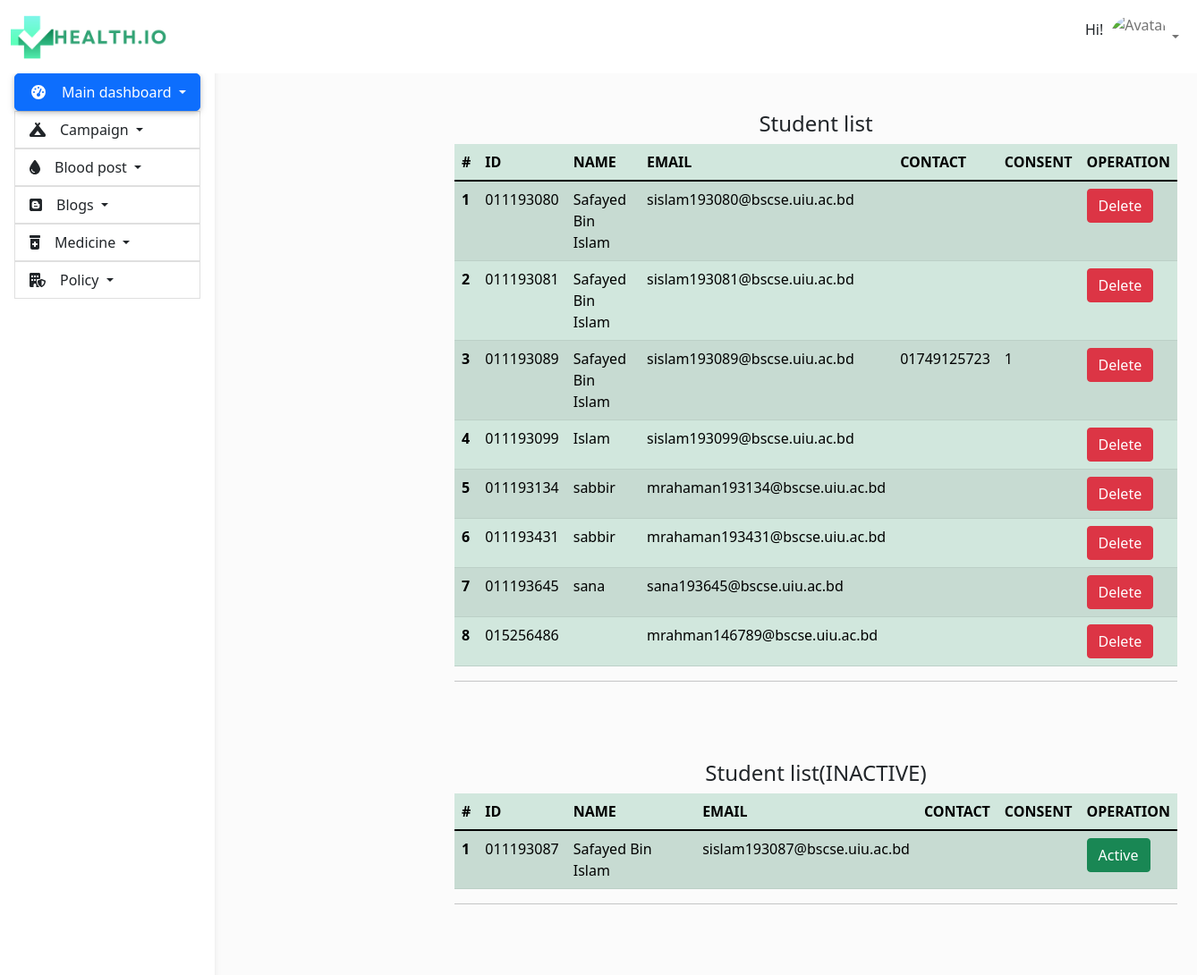
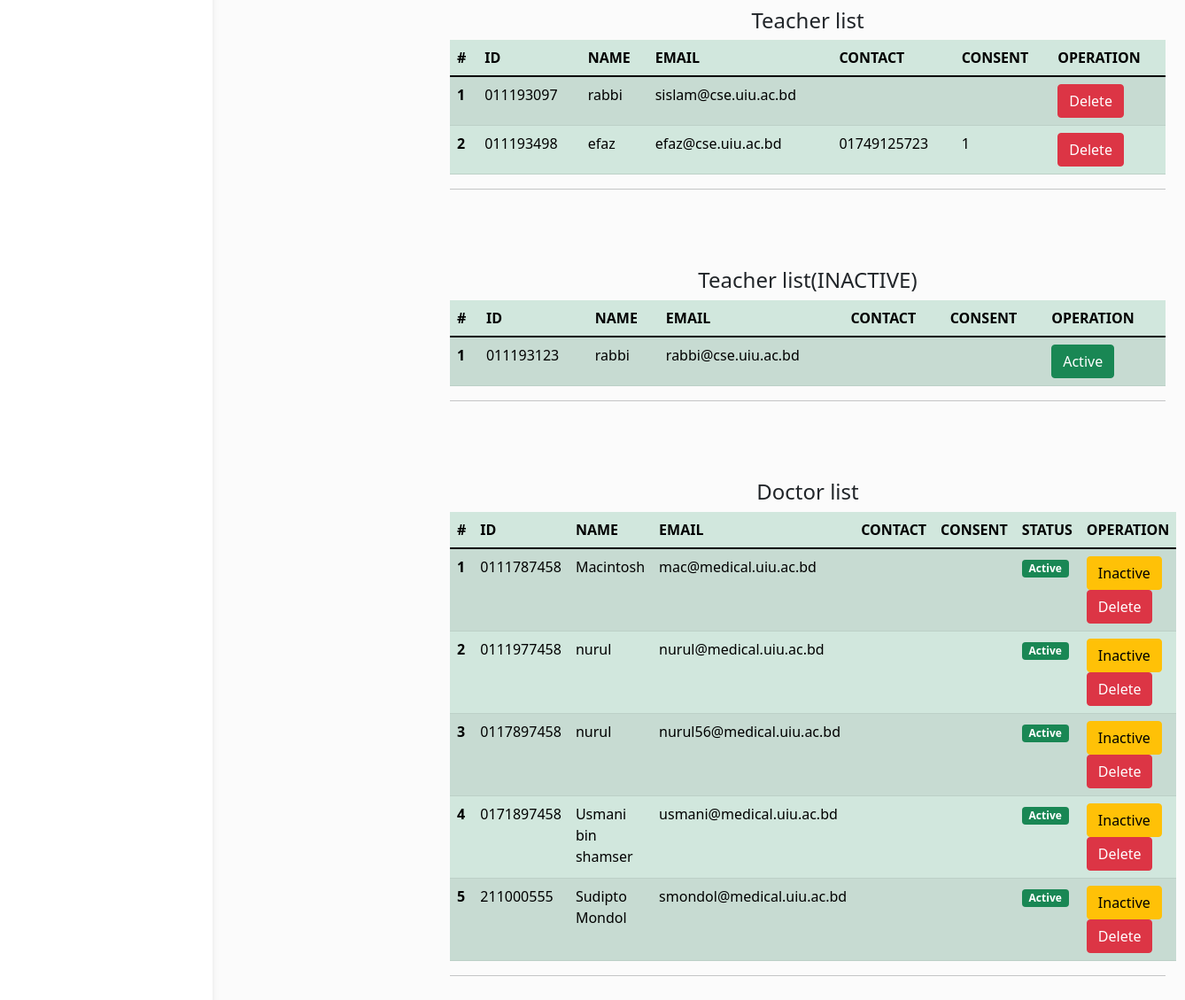
The app's page /admin_backend/admin_dashboard.php with its own data (2 pictures, top to bottom).
### tables this page shows
CREATE TABLE `user` (
  `id` varchar(255) NOT NULL,
  `name` varchar(255) NOT NULL,
  `email` varchar(255) NOT NULL,
  `password` varchar(255) NOT NULL,
  `contact` varchar(255) NOT NULL,
  `user_role` varchar(255) NOT NULL,
  `consent` int(1) UNSIGNED DEFAULT NULL COMMENT '0= no 1= consent',
  `status` int(1) UNSIGNED DEFAULT 1 COMMENT '0= inactive 1= active',
  `image_id` varchar(255) DEFAULT NULL
);

### db_connect.php (called while the page is built, shortened)
<?php
$db = new mysqli(servername,  username, password, Database);
    function Query($statement){
        global $db;
        $result=mysqli_query($db ,  $statement);
        return $result;
        }
?>

### admin_backend/admin_dashboard.php (the view, shortened to what this page needs)
<?php
include "admin_header.php";
?>
<main>
  <div class="container pt-4">
  <table class="table table-success table-striped">
    <h4 class="text-center"> Student list </h4>
  <thead>
    <tr>
      <th scope="col">#</th>
      <th scope="col">ID</th>
      <th scope="col">NAME</th>
      <th scope="col">EMAIL</th>
      <th scope="col">CONTACT</th>
      <th scope="col">CONSENT</th>
      <th scope="col">OPERATION</th>
    </tr>
  </thead>
  <tbody>
 <?php
  $stat="SELECT * FROM user WHERE user_role = 'student' AND status= 1";
  $result=Query($stat);
 foreach($result as $key=> $value){
?>
    <tr>
      <th ><?=$key+1?></th>
      <td><?=$value['id']?></td>
      <td><?=$value['name']?></td>
      <td><?=$value['email']?></td>
      <td><?=$value['contact']?></td>
      <td><?=$value['consent']?></td>
      <td><a class="btn btn-danger" href="update.php?id=<?php echo $value['id']?> "> Delete</a></td>
    </tr>
  <?php } ?>
  </tbody>
</table>
<hr>
<br>
<br>
<br>
<table class="table table-success table-striped">
    <h4 class="text-center"> Student list(INACTIVE) </h4>
  <thead>
    <tr>
      <th scope="col">#</th>
      <th scope="col">ID</th>
      <th scope="col">NAME</th>
      <th scope="col">EMAIL</th>
      <th scope="col">CONTACT</th>
      <th scope="col">CONSENT</th>
      <th scope="col">OPERATION</th>
    </tr>
  </thead>
  <tbody>
 <?php
  $stat="SELECT * FROM user WHERE user_role = 'student' AND status= 0";
  $result=Query($stat);
 foreach($result as $key=> $value){
?>
    <tr>
      <th ><?=$key+1?></th>
      <td><?=$value['id']?></td>
      <td><?=$value['name']?></td>
      <td><?=$value['email']?></td>
      <td><?=$value['contact']?></td>
      <td><?=$value['consent']?></td>
      <td><a class="btn btn-success" href="update.php?id=<?php echo $value['id']?>">Active</a></td>
    </tr>
  <?php } ?>
  </tbody>
</table>
<hr>
<br><br><br>
<table class="table table-success table-striped">
    <h4 class="text-center"> Teacher list </h4>
  <thead>
    <tr>
      <th scope="col">#</th>
      <th scope="col">ID</th>
      <th scope="col">NAME</th>
      <th scope="col">EMAIL</th>
      <th scope="col">CONTACT</th>
      <th scope="col">CONSENT</th>
      <th scope="col">OPERATION</th>
    </tr>
  </thead>
  <tbody>
 <?php
  $stat="SELECT * FROM user WHERE user_role = 'teacher' AND status= 1";
  $result=Query($stat);
 foreach($result as $key=> $value){
?>
    <tr>
      <th ><?=$key+1?></th>
      <td><?=$value['id']?></td>
      <td><?=$value['name']?></td>
      <td><?=$value['email']?></td>
      <td><?=$value['contact']?></td>
      <td><?=$value['consent']?></td>
      <td><a class="btn btn-danger" href="update.php?id=<?php echo $value['id']?> "> Delete</a></td>
    </tr>
  <?php } ?>
  </tbody>
</table>
<hr>
<br>
<br>
<br>
<table class="table table-success table-striped">
    <h4 class="text-center"> Teacher list(INACTIVE) </h4>
  <thead>
    <tr>
      <th scope="col">#</th>
      <th scope="col">ID</th>
      <th scope="col">NAME</th>
      <th scope="col">EMAIL</th>
      <th scope="col">CONTACT</th>
      <th scope="col">CONSENT</th>
      <th scope="col">OPERATION</th>
    </tr>
  </thead>
  <tbody>
 <?php
  $stat="SELECT * FROM user WHERE user_role = 'teacher' AND status= 0";
  $result=Query($stat);
 foreach($result as $key=> $value){
?>
    <tr>
      <th ><?=$key+1?></th>
      <td><?=$value['id']?></td>
      <td><?=$value['name']?></td>
      <td><?=$value['email']?></td>
      <td><?=$value['contact']?></td>
      <td><?=$value['consent']?></td>
      <td><a class="btn btn-success" href="update.php?id=<?php echo $value['id']?> ">Active</a></td>
    </tr>
  <?php } ?>
  </tbody>
</table>
<hr>
<br><br><br>
<table class="table table-success table-striped">
    <h4 class="text-center"> Doctor list </h4>
  <thead>
    <tr>
      <th scope="col">#</th>
      <th scope="col">ID</th>
      <th scope="col">NAME</th>
      <th scope="col">EMAIL</th>
      <th scope="col">CONTACT</th>
      <th scope="col">CONSENT</th>
      <th scope="col">STATUS</th>
      <th scope="col">OPERATION</th>
    </tr>
  </thead>
  <tbody>
 <?php
  $stat="SELECT * FROM user WHERE user_role = 'doctor' ";
  $result=Query($stat);
 foreach($result as $key=> $value){
?>
    <tr>
      <th ><?=$key+1?></th>
      <td><?=$value['id']?></td>
      <td><?=$value['name']?></td>
      <td><?=$value['email']?></td>
      <td><?=$value['contact']?></td>
      <td><?=$value['consent']?></td>
      <td>
          <?php
          if ($value['status']==1):
          ?>
              <span class="badge bg-success">Active</span>
              <?php
          elseif ($value['status']==0):
              ?>
              <span class="badge bg-warning">Inactive</span>
          <?php
        endif;
              ?>
      </td>
      <td>
                <?php
                    if ($value['status'] ==0):
                ?>
          <a class="btn btn-success" href="update.php?id=<?php echo $value['id']?> "> Active</a>
                        <?php
                        elseif ($value['status'] ==1):
                            ?>
          <a class="btn btn-warning" href="update.php?id=<?php echo $value['id']?> "> Inactive</a>
                        <?php
                  endif;
                        ?>
          <a class="btn btn-danger" href="update.php?id=<?php echo $value['id']?> "> Delete</a>
      </td>
    </tr>
  <?php } ?>
  </tbody>
</table>
<hr>
<br>
<br>
<br>
  </div>
</main>
<?php
include "admin_footer.php";
?>

### admin_backend/admin_header.php (shortened to what this page needs)
<!DOCTYPE html>
<html lang="en">
<head>
  <link rel="stylesheet" href="../style/boostrap/bootstrap.min.css">
  <link href="../style/admin_dashboard.css" rel="stylesheet">
    <link class="jsbin" href="http://ajax.googleapis.com/ajax/libs/jqueryui/1/themes/base/jquery-ui.css" rel="stylesheet" type="text/css" />
</head>
<body>
  <header>
    <nav id="sidebarMenu" class="collapse d-lg-block sidebar collapse bg-white">
      <div class="position-sticky">
        <div class="list-group list-group-flush mx-3 mt-4">
        <div class="dropdown">
            <a href="admin_dashboard.php" class="dropdown-toggle list-group-item list-group-item-action py-2 ripple active "
              data-bs-toggle="dropdown" aria-expanded="false" aria-current="true">
              <i class="fas fa-tachometer-alt fa-fw me-3"></i><span>Main dashboard</span>
            </a>
          </div>
          <div class="dropdown">
            <a href="campaign_table.php" class="dropdown-toggle list-group-item list-group-item-action py-2 ripple  "
              data-bs-toggle="dropdown" aria-expanded="false" aria-current="true">
              <i class="fa-solid fa-campground me-3"></i><span>Campaign</span>
            </a>
          </div>
          <div class="dropdown">
            <a href="Blood_post.php" class="dropdown-toggle list-group-item list-group-item-action py-2 ripple  "
              data-bs-toggle="dropdown" aria-expanded="false" aria-current="true">
              <i class="fa-solid fa-droplet me-3"></i><span>Blood post</span>
            </a>
          </div>
          <div class="dropdown">
            <a href="Blog_table.php" class="dropdown-toggle list-group-item list-group-item-action py-2 ripple "
              data-bs-toggle="dropdown" aria-expanded="false" aria-current="true">
              <i class="fa-brands fa-blogger me-3"></i><span>Blogs</span>
            </a>
          </div>
          <div class="dropdown">
            <a href="medicine_table.php" class="dropdown-toggle list-group-item list-group-item-action py-2 ripple "
              data-bs-toggle="dropdown" aria-expanded="false" aria-current="true">
              <i class="fa-solid fa-prescription-bottle-medical me-3"></i><span>Medicine</span>
            </a>
          </div>
          <div class="dropdown">
            <a href="policy_table.php" class="dropdown-toggle list-group-item list-group-item-action py-2 ripple "
              data-bs-toggle="dropdown" aria-expanded="false" aria-current="true">
              <i class="fa-solid fa-building-shield me-3"></i><span>Policy</span>
            </a>
          </div>
        </div>
      </div>
    </nav>
    <nav id="main-navbar" class="navbar navbar-expand-lg navbar-light bg-white fixed-top">
      <div class="container-fluid">
        <a class="navbar-brand" href="#">
          <img src="../images/logo.png" height="50" alt="MDB Logo"
            loading="lazy" />
        </a>
        <ul class="navbar-nav ms-auto d-flex flex-row">
          <li><h6 class="mt-3">Hi! <?= $_SESSION['user_name'];?></h6></li>
          <li class="nav-item dropdown">
            <a class="nav-link dropdown-toggle hidden-arrow d-flex align-items-center" href="#"
              id="navbarDropdownMenuLink" role="button" data-bs-toggle="dropdown" aria-expanded="false">
              <img src="https://mdbcdn.b-cdn.net/img/Photos/Avatars/img (31).webp" class="rounded-circle" height="50".
                alt="Avatar" loading="lazy" />
            </a>
          </li>
        </ul>
      </div>
    </nav>
  </header>

### admin_backend/admin_footer.php (shortened to what this page needs)
</body>
</html>

### style/admin_dashboard.css (style rules this page uses)
body { background-color: #fbfbfb; }
@media (min-width: 991.98px) { main { padding-left: 240px; } }
.sidebar { position: fixed; top: 0; bottom: 0; left: 0; padding: 58px 0 0; box-shadow: 0 2px 5px 0 rgb(0 0 0 / 5%), 0 2px 10px 0 rgb(0 0 0 / 5%); width: 240px; z-index: 600; }
.sidebar .active { border-radius: 5px; box-shadow: 0 2px 5px 0 rgb(0 0 0 / 16%), 0 2px 10px 0 rgb(0 0 0 / 12%); }

### admin_backend/admin_dashboard.php (style rules this page uses)
main { margin: 100px 10px 0px 16rem; }

### records on screen
user: id "011193080", name "Safayed Bin Islam", email "sislam193080@bscse.uiu.ac.bd"
user: id "011193081", name "Safayed Bin Islam", email "sislam193081@bscse.uiu.ac.bd"
user: id "011193089", name "Safayed Bin Islam", email "sislam193089@bscse.uiu.ac.bd", contact "01749125723", consent "1"
user: id "011193099", name "Islam", email "sislam193099@bscse.uiu.ac.bd"
user: id "011193134", name "sabbir", email "mrahaman193134@bscse.uiu.ac.bd"
user: id "011193431", name "sabbir", email "mrahaman193431@bscse.uiu.ac.bd"
user: id "011193645", name "sana", email "sana193645@bscse.uiu.ac.bd"
user: id "015256486", email "mrahman146789@bscse.uiu.ac.bd"
user: id "011193087", name "Safayed Bin Islam", email "sislam193087@bscse.uiu.ac.bd"
user: id "011193097", name "rabbi", email "sislam@cse.uiu.ac.bd"
user: id "011193498", name "efaz", email "efaz@cse.uiu.ac.bd", contact "01749125723", consent "1"
user: id "011193123", name "rabbi", email "rabbi@cse.uiu.ac.bd"
user: id "0111787458", name "Macintosh", email "mac@medical.uiu.ac.bd", status "Active"
user: id "0111977458", name "nurul", email "nurul@medical.uiu.ac.bd", status "Active"
user: id "0117897458", name "nurul", email "nurul56@medical.uiu.ac.bd", status "Active"
user: id "0171897458", name "Usmani bin shamser", email "usmani@medical.uiu.ac.bd", status "Active"
user: id "211000555", name "Sudipto Mondol", email "smondol@medical.uiu.ac.bd", status "Active"
